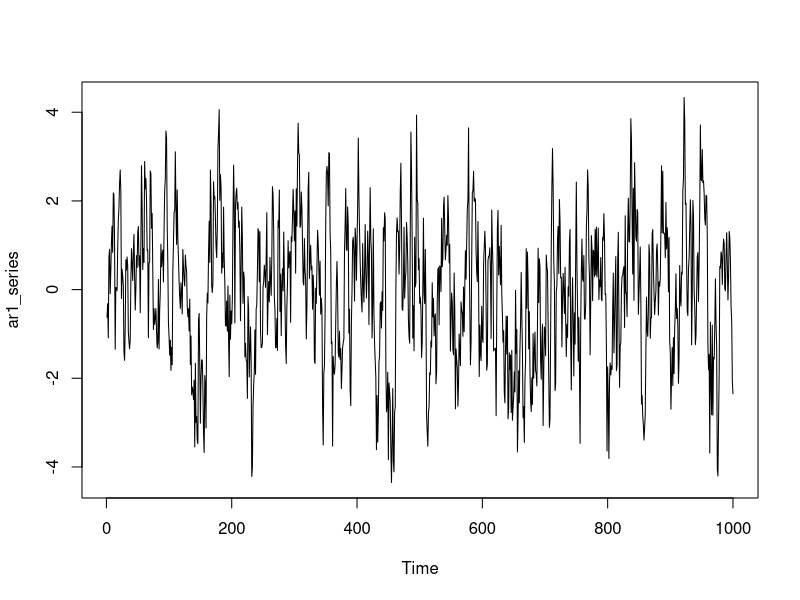
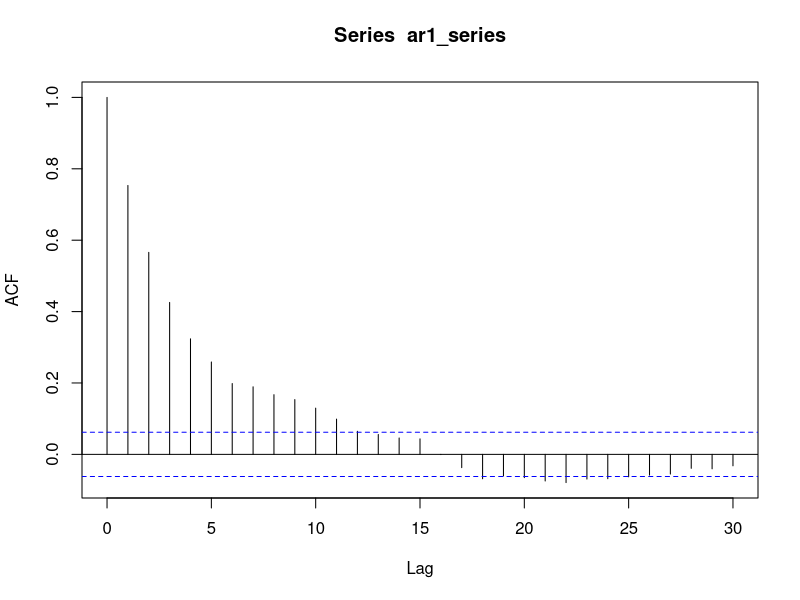
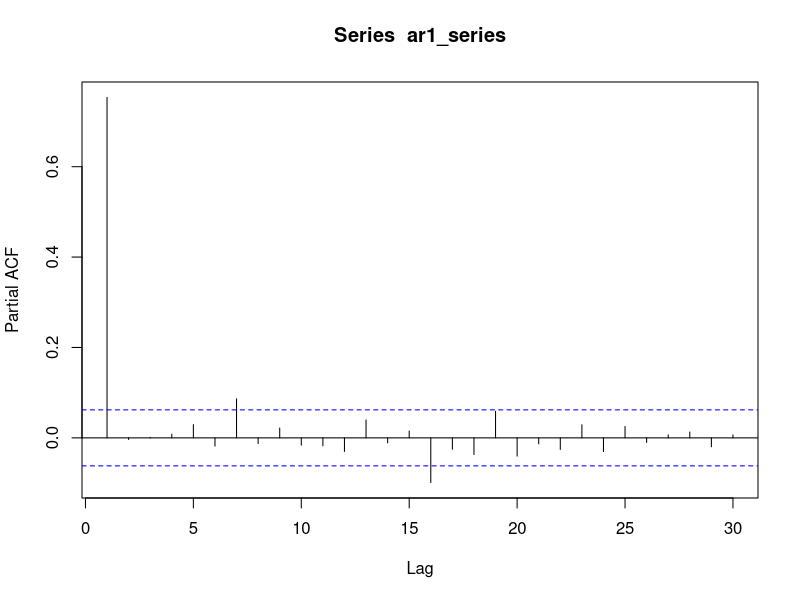

The R script that drew these images, in order:
# Define the simulation function for AR(1) model
ar1_sim <- function(n, phi, sigma) {
  x <- numeric(length = n)
  x[1] <- rnorm(1)
  for (i in 2:n) {
    x[i] <- phi * x[i - 1] + rnorm(1, mean = 0, sd = sigma)
  }
  return(x)
}

# Example usage
set.seed(1)
n <- 1e3
phi <- 0.8
sigma <- 1
ar1_series <- ar1_sim(n, phi, sigma)
ts.plot(ar1_series)

acf(ar1_series)
acf(ar1_series,plot=FALSE)[0:10]
pacf(ar1_series)
pacf(ar1_series,plot=FALSE)[0:5]
